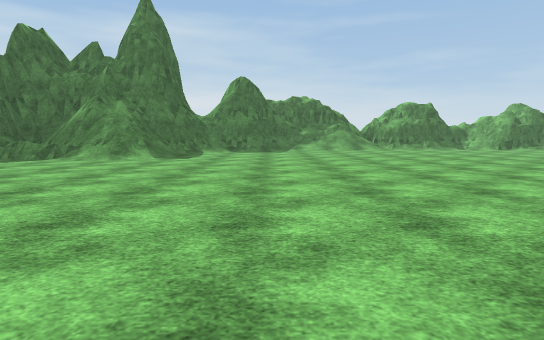
view 1 (above)

24 first-person views from a walk through a 3-D level made in the Unity game engine. The camera is 1.2 m above the floor, tilts 6° down and sees 80° across. The floor is counted in squares, 2 m on a side. Each view is taken from the middle of a square. On the plan, view 1 faces up. The plan holds only what a view shows up to about 10 squares ahead; the rest is blank. The place goes on beyond the plan. Some animated figures are left out. Some surface patterns are stand-ins.

view 2
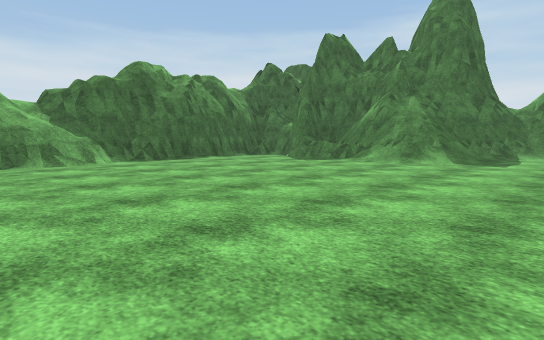

view 3
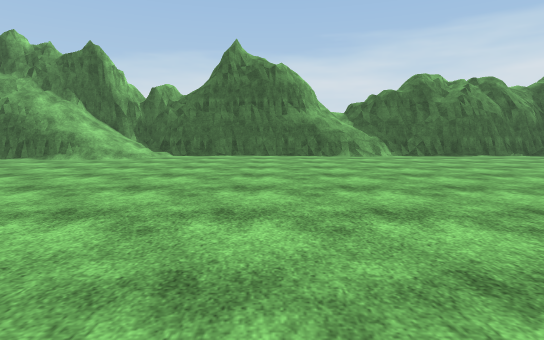

view 4
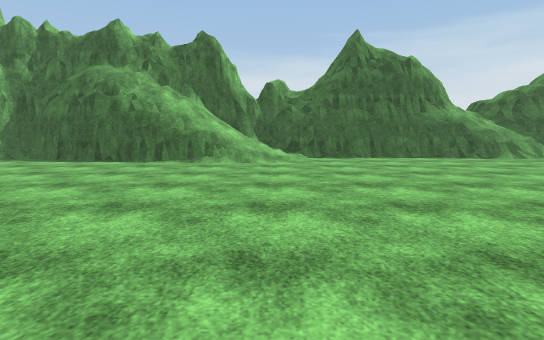

view 5
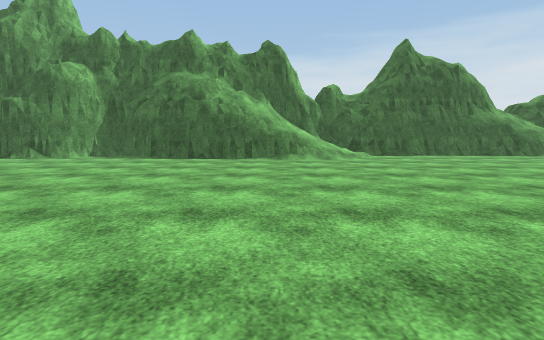

view 6
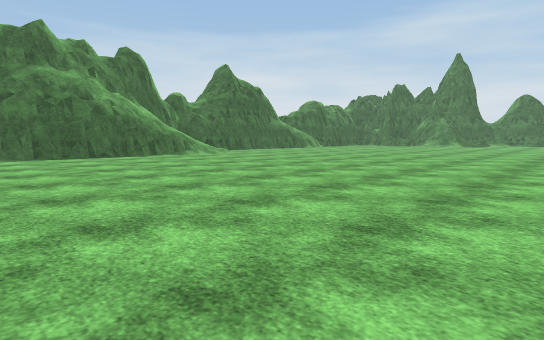

view 7
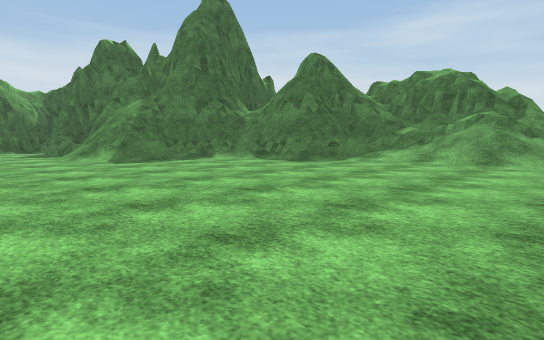

view 8
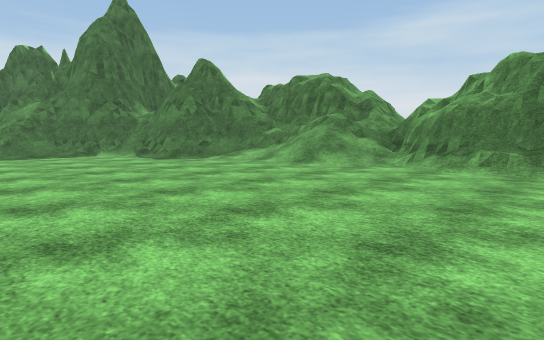

view 9
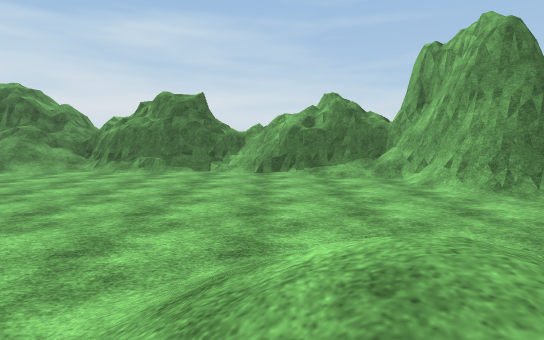

view 10
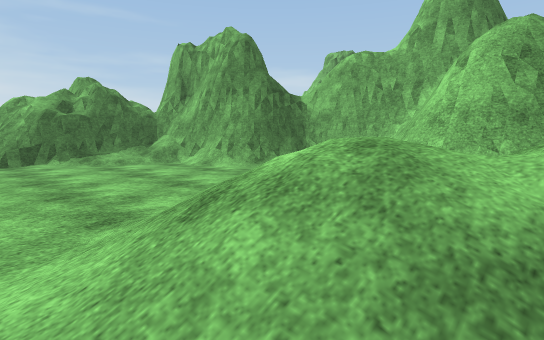

view 11
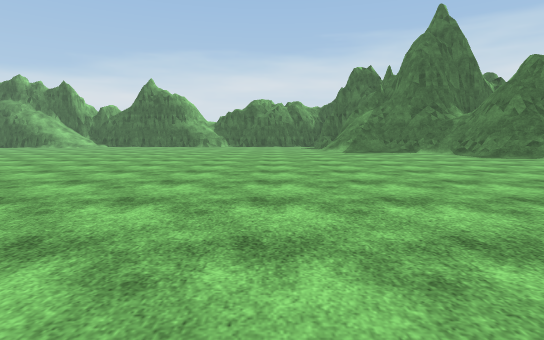

view 12
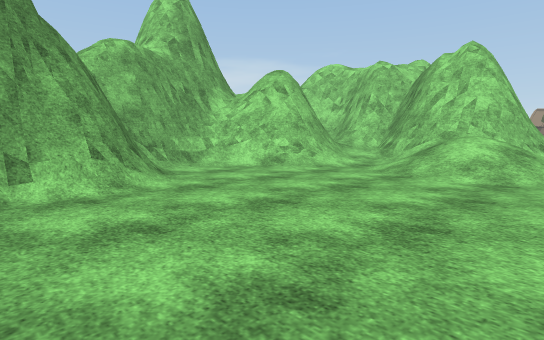

view 13
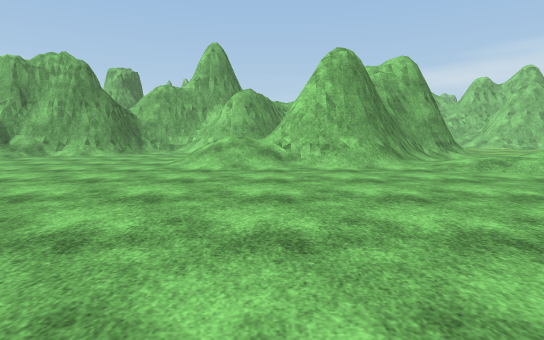

view 14
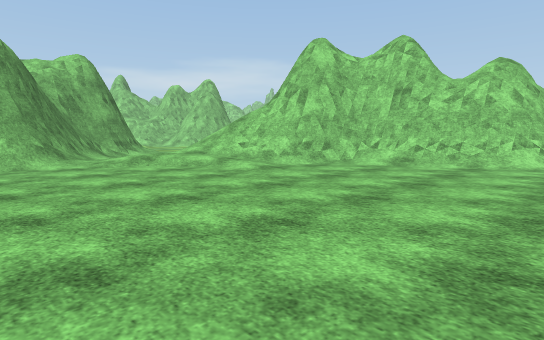

view 15
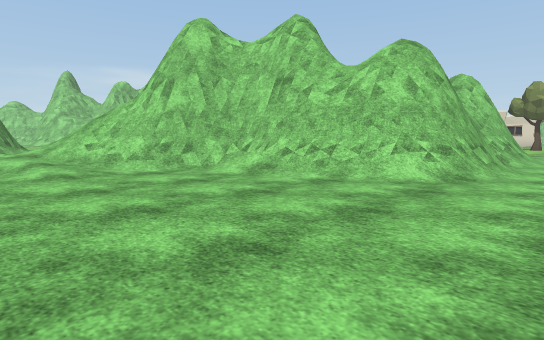

view 16
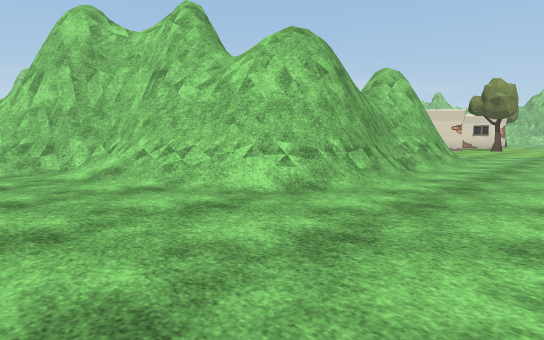

view 17
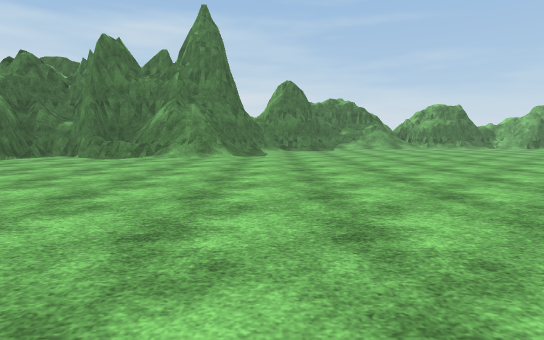

view 18
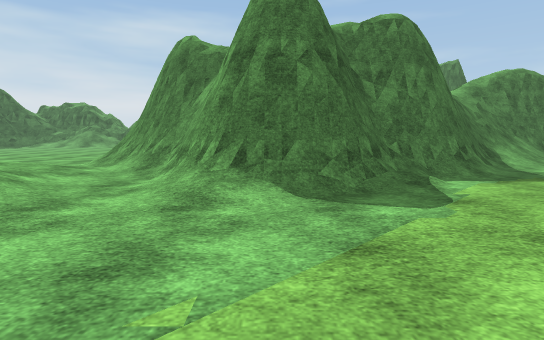

view 19
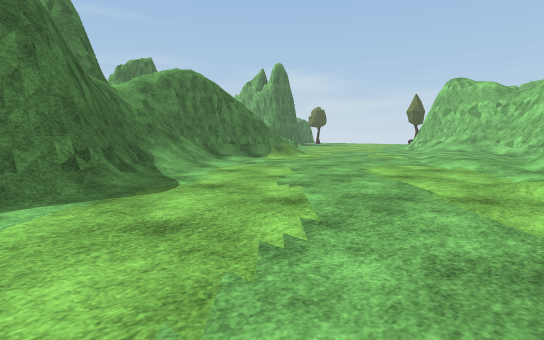

view 20
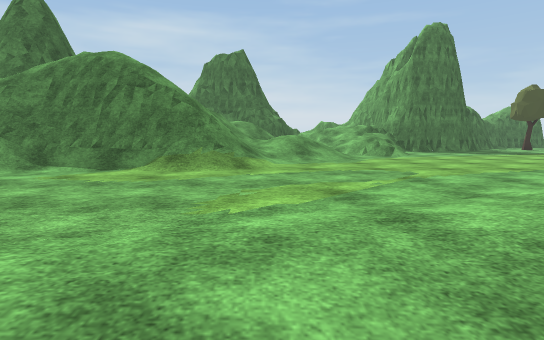

view 21
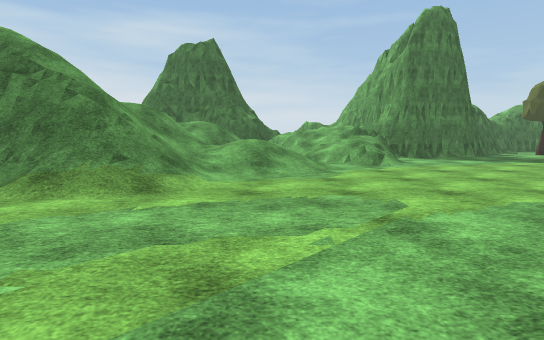

view 22
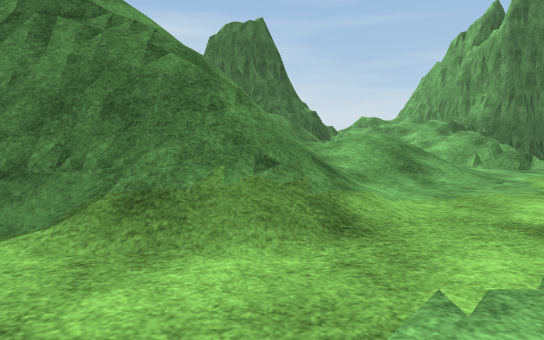

view 23
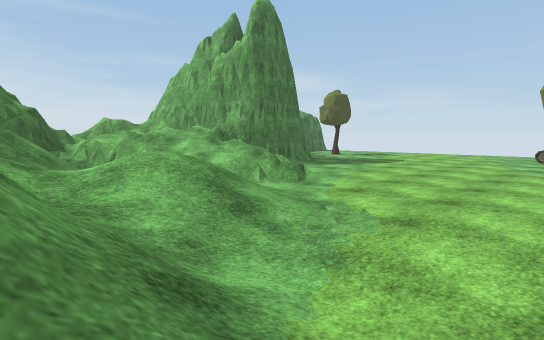

view 24
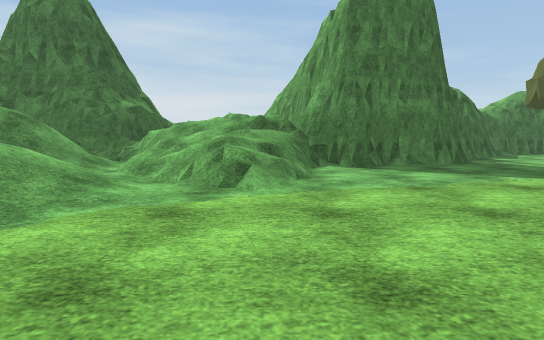

### Floor plan
Key: @ floor where view 1 was taken; # wall or solid block; . main floor; : floor 0.25 m higher than the main floor; + floor 1.25 m higher than the main floor; * floor 1.5 m higher than the main floor; % floor 1.75 m higher than the main floor; / step, stairs or slope; = window, fence, low wall or low ledge; ^ raised ledge; v drop or lower ground; T tree; O other object.
Columns run from 9 left of view 1 to 36 right of it. Each row starts with its distance up from view 1.
 15          ####=####/####          #===##    #.
 14         ##////.////#####         ##**##  ###.
 13       ####/.........//##      ####=*%%# ##..T
 12       #=..............##         //*%####...
 11      ##................##       ////+//....
 10   # ##/.................#=      //////.....
  9 #####=/................/###     / ////.....
  8 #.////.............//./#####   /////........
  7 #................./////#=###=//////..........
  6 #.................//##/##  #v###//..........OO
  5 #..................###### #=#/=//......
  4 #................./########//.........
  3 ^.................//## ####........../
  2 #................////####/.........//
  1 #...............////.###/.......//:/
  0 #........@....../=//.//......../////#v
 -1 #............../##= ..........////.##
 -2 #...........//###    .......//
 -3 #........../###       .
 -4 //........./#
 -5 //........./#
 -6 /#........./#
 -7 /#........./#
 -8 ^#........./#
 -9 ##..........
-10 #............
-11 #.... .......

Positions as (right, up) in squares from view 1, and headings:
1: (0, 0), facing up
2: (-1, 1), facing up-left
3: (1, 0), facing left
4: (0, -4), facing left
5: (1, -6), facing left
6: (2, -11), facing up-left
7: (5, 6), facing up-left
8: (8, 8), facing up-left
9: (10, 6), facing up
10: (9, 6), facing up-right
11: (9, 6), facing left
12: (9, 13), facing down-right
13: (3, 6), facing right
14: (2, 5), facing down-right
15: (1, 2), facing down-right
16: (0, 0), facing down-right
17: (-2, -1), facing up
18: (13, -3), facing up
19: (15, -2), facing up-right
20: (24, -1), facing up
21: (25, 1), facing up
22: (23, 3), facing up
23: (23, 5), facing up-right
24: (28, 5), facing up
